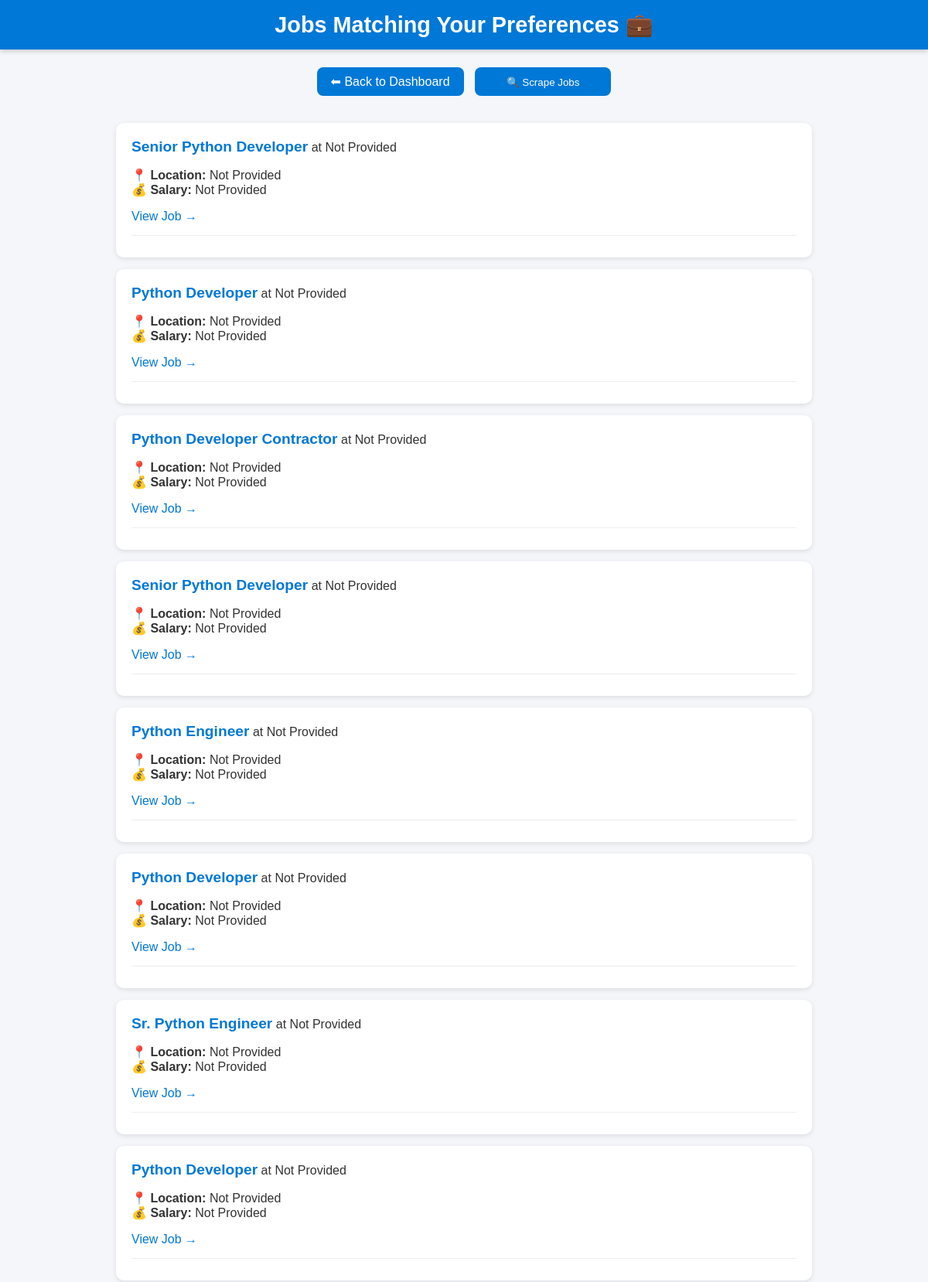
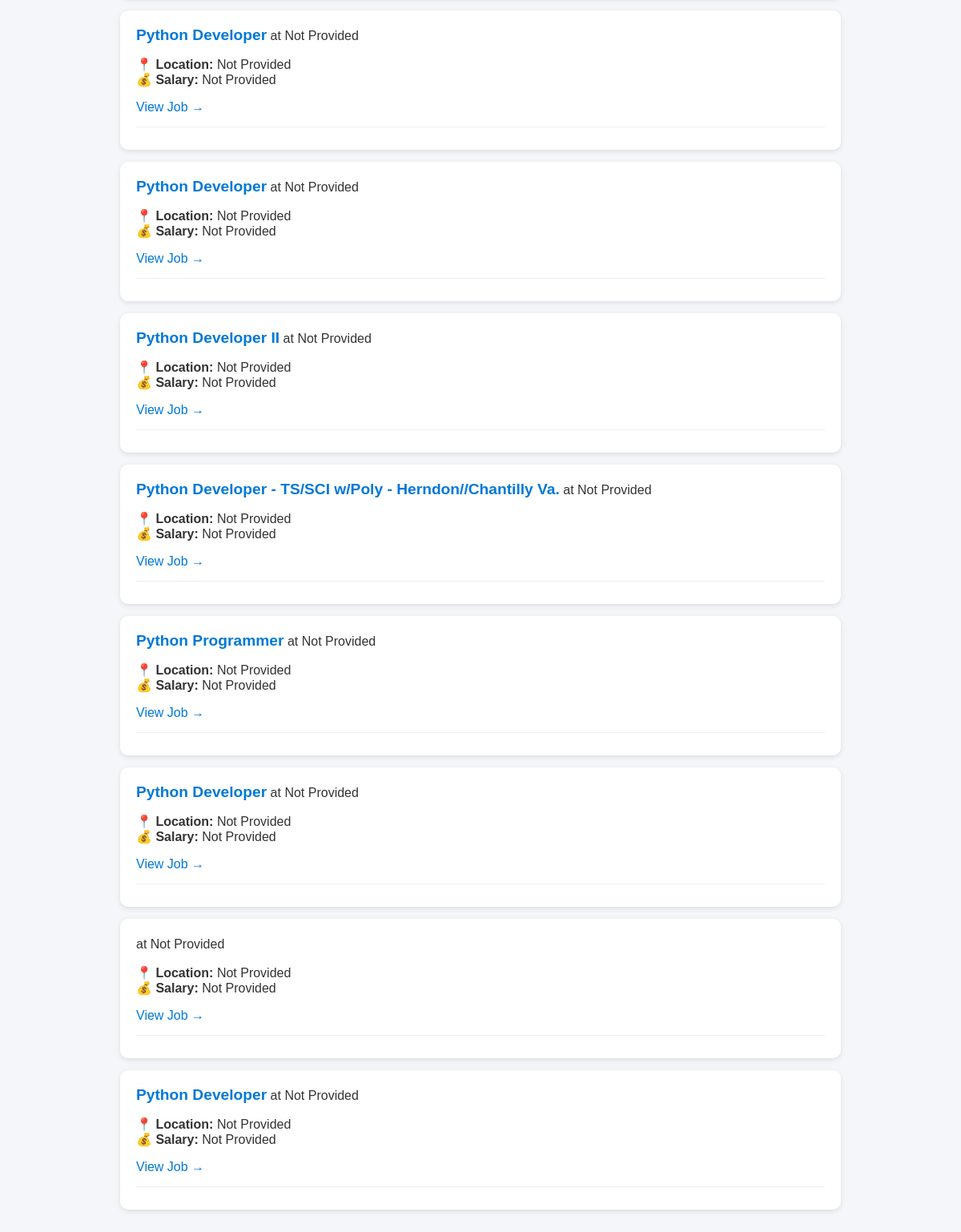
The page /jobs (signed in) on the database its author committed (2 pictures, top to bottom).
### tables this page shows
CREATE TABLE jobs (
            id INTEGER PRIMARY KEY AUTOINCREMENT,
            title TEXT,
            company TEXT,
            location TEXT,
            salary TEXT,
            snippet TEXT,
            url TEXT UNIQUE,
            scraped_at TEXT
        );

### app.py (the view)
@app.route('/jobs')
def jobs():
    if 'user_id' not in session:
        return redirect(url_for('login'))
    conn = get_db_connection()
    c = conn.cursor()
    c.execute("SELECT * FROM jobs")
    jobs_list = c.fetchall()
    conn.close()
    return render_template('jobs.html', jobs=jobs_list)

### app.py (called while the page is built)
def get_db_connection():
    conn = sqlite3.connect(DB_PATH)
    conn.row_factory = sqlite3.Row
    return conn

### templates/jobs.html (shortened to what this page needs)
<!DOCTYPE html>
<html lang="en">
<head>
</head>
<body>
    <header>
        <h2>Jobs Matching Your Preferences 💼</h2>
    </header>
    <div class="nav-links">
        <a href="/dashboard">⬅ Back to Dashboard</a>
        <a href="{{ url_for('scrape_jobs') }}">
            <button>🔍 Scrape Jobs</button>
        </a>
    </div>
    <main>
        <ul>
            {% for job in jobs %}
            <li>
                <strong>{{ job['title'] }}</strong> at {{ job['company'] }} <br>
                <p>📍 <b>Location:</b> {{ job['location'] }} <br>
                💰 <b>Salary:</b> {{ job['salary'] }}</p>
                <a href="{{ job['url'] }}" target="_blank">View Job →</a>
                <hr>
            </li>
            {% endfor %}
        </ul>
    </main>
</body>
</html>

### templates/jobs.html (style rules this page uses)
body { font-family: 'Poppins', sans-serif; background-color: #f4f6f9; color: #333; margin: 0; padding: 0; }
header { background-color: #0078d7; color: white; padding: 15px 30px; text-align: center; box-shadow: 0 2px 6px rgba(0,0,0,0.2); }
header h2 { margin: 0; font-size: 1.8rem; }
.nav-links { text-align: center; margin: 20px 0; }
.nav-links a, .nav-links button { background-color: #0078d7; color: white; border: none; text-decoration: none; padding: 10px 18px; border-radius: 8px; font-weight: 500; margin: 5px; cursor: pointer; transition: background-color 0.3s; }
main { max-width: 900px; margin: 30px auto; padding: 0 20px; }
ul { list-style: none; padding: 0; }
li { background: white; margin-bottom: 15px; padding: 20px; border-radius: 10px; box-shadow: 0 2px 6px rgba(0,0,0,0.1); }
li strong { font-size: 1.2rem; color: #0078d7; }
li a { color: #0078d7; text-decoration: none; font-weight: 500; }
hr { border: none; border-top: 1px solid #eee; margin-top: 15px; }

### rows shown on the page
jobs: title "Senior Python Developer", company "Not Provided", location "Not Provided", salary "Not Provided"
jobs: title "Python Developer", company "Not Provided", location "Not Provided", salary "Not Provided"
jobs: title "Python Developer Contractor", company "Not Provided", location "Not Provided", salary "Not Provided"
jobs: title "Senior Python Developer", company "Not Provided", location "Not Provided", salary "Not Provided"
jobs: title "Python Engineer", company "Not Provided", location "Not Provided", salary "Not Provided"
jobs: title "Python Developer", company "Not Provided", location "Not Provided", salary "Not Provided"
jobs: title "Sr. Python Engineer", company "Not Provided", location "Not Provided", salary "Not Provided"
jobs: title "Python Developer", company "Not Provided", location "Not Provided", salary "Not Provided"
jobs: title "Python Developer", company "Not Provided", location "Not Provided", salary "Not Provided"
jobs: title "Python Developer", company "Not Provided", location "Not Provided", salary "Not Provided"
jobs: title "Python Developer II", company "Not Provided", location "Not Provided", salary "Not Provided"
jobs: title "Python Developer - TS/SCI w/Poly - Herndon//Chantilly Va.", company "Not Provided", location "Not Provided", salary "Not Provided"
jobs: title "Python Programmer", company "Not Provided", location "Not Provided", salary "Not Provided"
jobs: title "Python Developer", company "Not Provided", location "Not Provided", salary "Not Provided"
jobs: company "Not Provided", location "Not Provided", salary "Not Provided"
jobs: title "Python Developer", company "Not Provided", location "Not Provided", salary "Not Provided"
